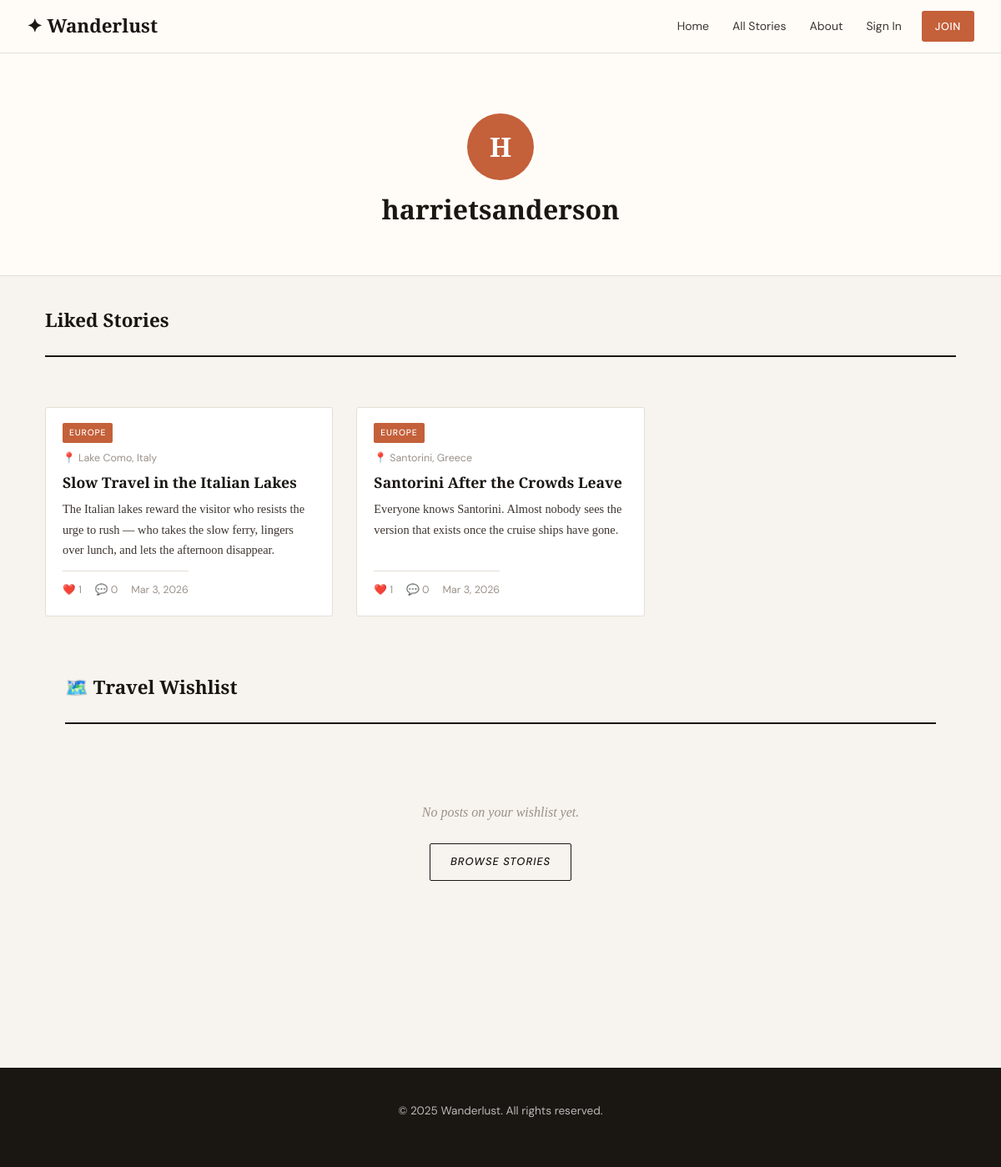
The page /accounts/profile/harrietsanderson/ on the database as committed earlier.
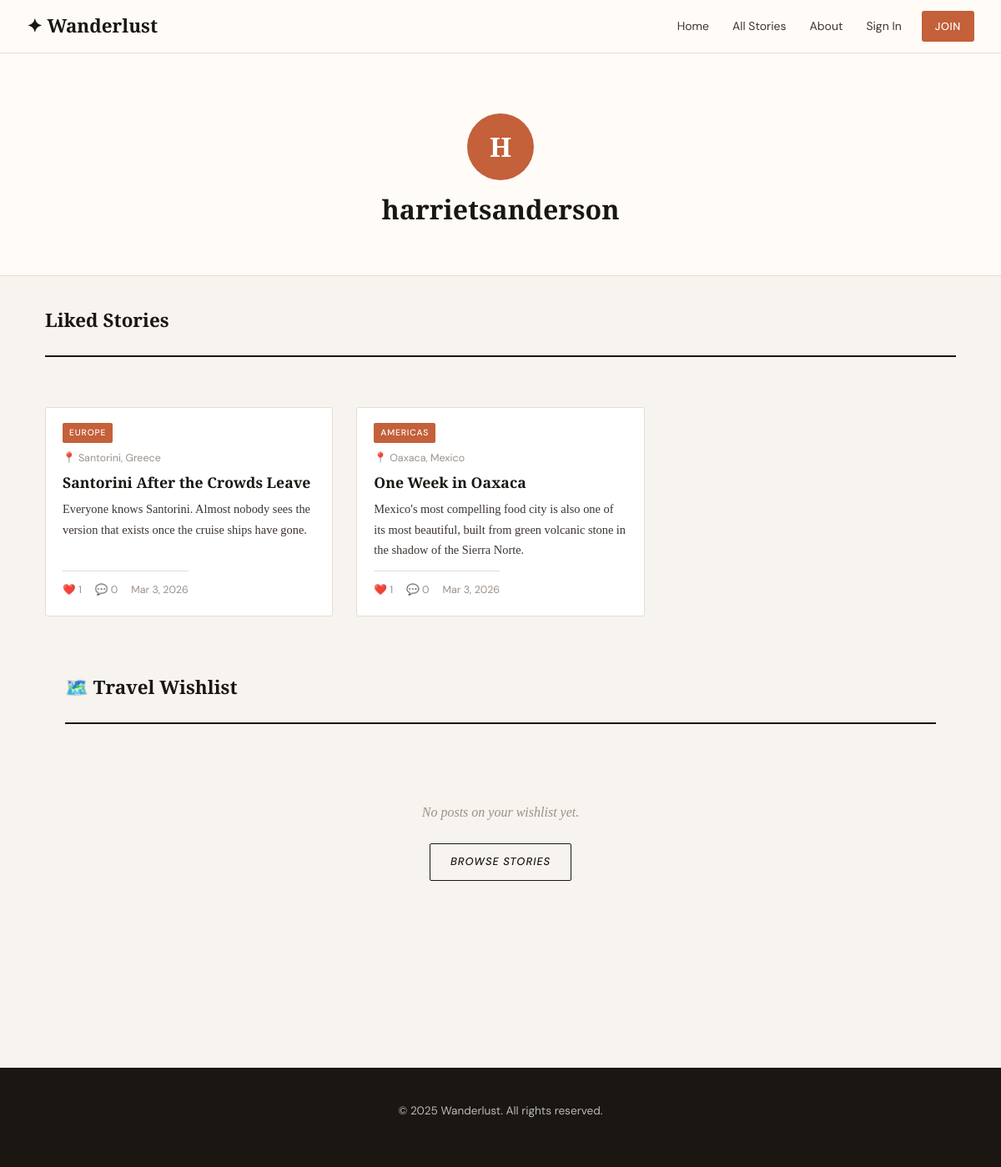
The same page on the database as committed later.
### blog/models.py (models this page shows, shortened)
class Like(models.Model):
    post = models.ForeignKey(Post, on_delete=models.CASCADE, related_name='likes')
    user = models.ForeignKey(User, on_delete=models.CASCADE, related_name='likes')
    created_at = models.DateTimeField(auto_now_add=True)
    class Meta:
        unique_together = ('post', 'user')

class Post(models.Model):
    STATUS_DRAFT = 'draft'
    STATUS_PUBLISHED = 'published'
    STATUS_CHOICES = [
        (STATUS_DRAFT, 'Draft'),
        (STATUS_PUBLISHED, 'Published'),
    ]
    title = models.CharField(max_length=200)
    slug = models.SlugField(max_length=200, unique=True, blank=True)
    author = models.ForeignKey(User, on_delete=models.CASCADE, related_name='posts')
    category = models.ForeignKey(Category, on_delete=models.SET_NULL, null=True, blank=True, related_name='posts')
    destination = models.CharField(max_length=100)
    excerpt = models.TextField(max_length=300)
    content = models.TextField()
    status = models.CharField(max_length=10, choices=STATUS_CHOICES, default=STATUS_DRAFT)
    created_at = models.DateTimeField(auto_now_add=True)
    featured = models.BooleanField(default=False)
    cover_image = models.URLField(blank=True)
    view_count = models.PositiveIntegerField(default=0)
    class Meta:
        ordering = ['-created_at']
    def get_absolute_url(self):
        return reverse('blog:post_detail', kwargs={'slug': self.slug})
    @property
    def like_count(self):
        return self.likes.count()
    @property
    def comment_count(self):
        return self.comments.filter(approved=True).count()

class Category(models.Model):
    name = models.CharField(max_length=100, unique=True)
    slug = models.SlugField(max_length=100, unique=True, blank=True)
    class Meta:
        verbose_name_plural = 'categories'

### accounts/views.py (the view)
# urls.py: path('profile/<str:username>/', views.profile_view, name='profile'),
def profile_view(request, username):
    profile_user = get_object_or_404(User, username=username)
    liked_posts = profile_user.likes.select_related('post').filter(
        post__status='published'
    )
    wishlisted_posts = profile_user.wishlists.select_related('post').filter(
        post__status='published'
    )
    context = {
        'profile_user': profile_user,
        'liked_posts': liked_posts,
        'wishlisted_posts': wishlisted_posts,
    }
    return render(request, 'accounts/profile.html', context)

### templates/accounts/profile.html (shortened to what this page needs)
{% extends 'base.html' %}
{% block content %}
<div class="profile-header-section">
  <div class="container px-4">
    <div class="profile-header-centered">
      {% if profile_user.profile.avatar %}
        <img src="{{ profile_user.profile.avatar }}" alt="{{ profile_user.username }}" class="profile-avatar-img" />
      {% else %}
        <div class="profile-avatar-circle">{{ profile_user.username|first|upper }}</div>
      {% endif %}
      <h1 class="profile-name">{{ profile_user.username }}</h1>
    </div>
  </div>
</div>
<div class="container px-4 pb-5">
  <div class="section-header">
    <h2 class="section-title">Liked Stories</h2>
  </div>
  {% if liked_posts %}
    <div class="stories-grid">
      {% for like in liked_posts %}
      <article class="story-card">
        <a href="{{ like.post.get_absolute_url }}">
          <div class="story-card-body">
            {% if like.post.category %}
              <span class="story-category-tag">{{ like.post.category.name }}</span>
            {% endif %}
            <p class="story-dest">📍 {{ like.post.destination }}</p>
            <h3 class="story-title">{{ like.post.title }}</h3>
            <p class="story-excerpt">{{ like.post.excerpt }}</p>
            <div class="story-meta">
              <span>❤️ {{ like.post.like_count }}</span>
              <span>💬 {{ like.post.comment_count }}</span>
              <time>{{ like.post.created_at|date:"M j, Y" }}</time>
            </div>
          </div>
        </a>
      </article>
      {% endfor %}
    </div>
  {% else %}
    <div class="empty-state">
      <p>No liked stories yet.</p>
      <a href="/posts/" class="hero-btn" style="color: var(--ink); border-color: var(--ink);">Browse Stories</a>
    </div>
  {% endif %}
<div class="container px-4 pb-5">
  <div class="section-header">
    <h2 class="section-title">🗺️ Travel Wishlist</h2>
  </div>
  {% if wishlisted_posts %}
    <div class="stories-grid">
      {% for item in wishlisted_posts %}
      <article class="story-card">
        <a href="{{ item.post.get_absolute_url }}">
          <div class="story-card-body">
            {% if item.post.category %}
              <span class="story-category-tag">{{ item.post.category.name }}</span>
            {% endif %}
            <p class="story-dest">📍 {{ item.post.destination }}</p>
            <h3 class="story-title">{{ item.post.title }}</h3>
            <p class="story-excerpt">{{ item.post.excerpt }}</p>
            <div class="story-meta">
              <span>❤️ {{ item.post.like_count }}</span>
              <span>💬 {{ item.post.comment_count }}</span>
              <time>{{ item.post.created_at|date:"M j, Y" }}</time>
            </div>
          </div>
        </a>
      </article>
      {% endfor %}
    </div>
  {% else %}
    <div class="empty-state">
      <p>No posts on your wishlist yet.</p>
      <a href="/posts/" class="hero-btn" style="color: var(--ink); border-color: var(--ink);">Browse Stories</a>
    </div>
  {% endif %}
</div>
{% endblock %}

### templates/base.html (shortened to what this page needs)
<!doctype html>
<html lang="en">
    <head>
        {% load static %}
        <link
            href="https://cdn.jsdelivr.net/npm/bootstrap@5.3.2/dist/css/bootstrap.min.css"
            rel="stylesheet"
        />
        <link
            href="https://cdn.jsdelivr.net/npm/bootstrap-icons@1.11.3/font/bootstrap-icons.min.css"
            rel="stylesheet"
        />
        <link rel="stylesheet" href="{% static 'css/main.css' %}" />
    </head>
    <body>
        <nav class="site-nav">
            <div class="nav-inner">
                <a class="nav-brand" href="/">✦ Wanderlust</a>
                <div class="nav-links">
                    <a href="/" class="nav-link">Home</a>
                    <a href="/posts/" class="nav-link">All Stories</a>
                    <a href="/about/" class="nav-link">About</a>
                    {% if user.is_authenticated %}
                    <a
                        href="{% url 'accounts:profile' username=user.username %}"
                        class="nav-link"
                        >Profile</a
                    >
                    <form
                        method="post"
                        action="{% url 'logout' %}"
                        class="d-inline"
                    >
                        {% csrf_token %}
                        <button type="submit" class="nav-link">Sign Out</button>
                    </form>
                    {% else %}
                    <a href="{% url 'login' %}" class="nav-link">Sign In</a>
                    <a href="{% url 'accounts:register' %}" class="nav-cta"
                        >Join</a
                    >
                    {% endif %}
                </div>
            </div>
        </nav>
        <main>{% block content %}{% endblock %}</main>
        <footer class="site-footer">
            <p>© 2025 Wanderlust. All rights reserved.</p>
        </footer>
    </body>
</html>

Rows that differ between the two databases and show on the page:
removed Like: post.category.name "EUROPE", post.destination "Lake Como, Italy", post "Slow Travel in the Italian Lakes", post.excerpt "The Italian lakes reward the visitor who resists the urge to rush — who takes the slow ferry, lingers over lunch, and lets the afternoon disappear.", post.like_count "1", post.comment_count "0", post.created_at "Mar 3, 2026"
added Like: post.category.name "AMERICAS", post.destination "Oaxaca, Mexico", post "One Week in Oaxaca", post.excerpt "Mexico's most compelling food city is also one of its most beautiful, built from green volcanic stone in the shadow of the Sierra Norte.", post.like_count "1", post.comment_count "0", post.created_at "Mar 3, 2026"
